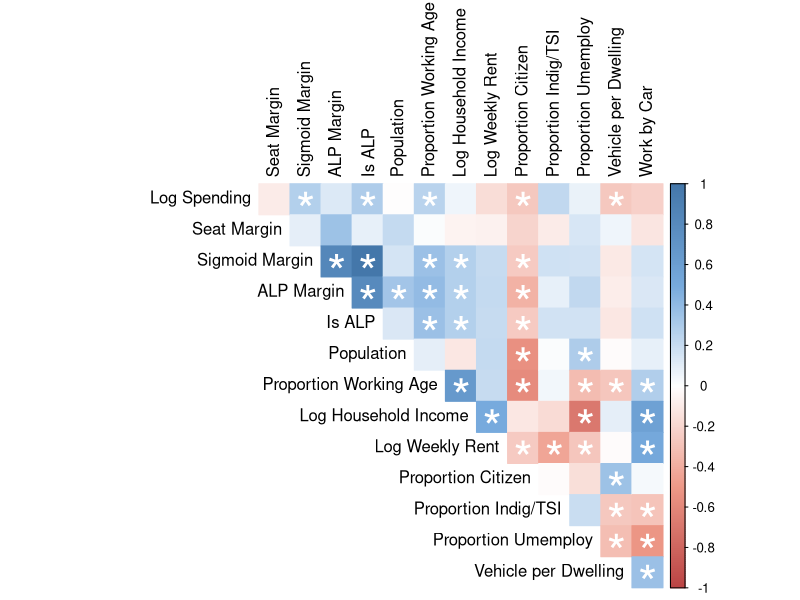
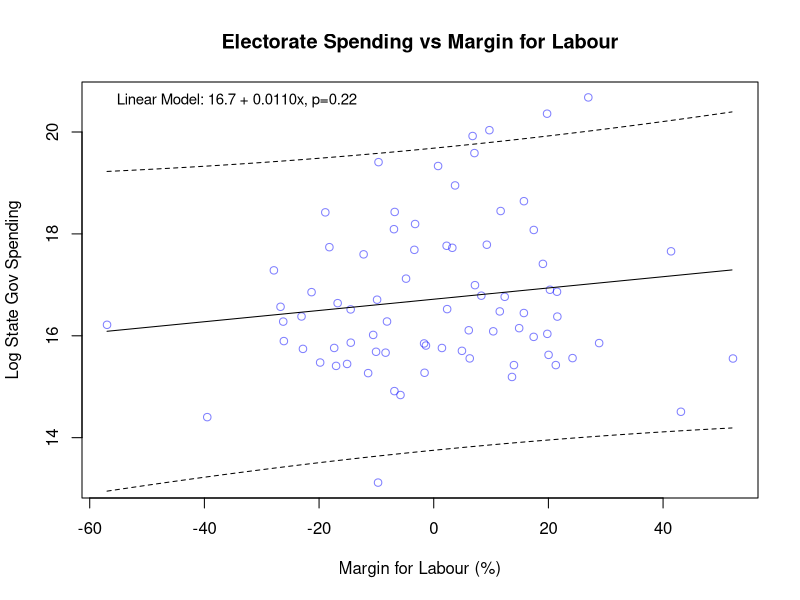
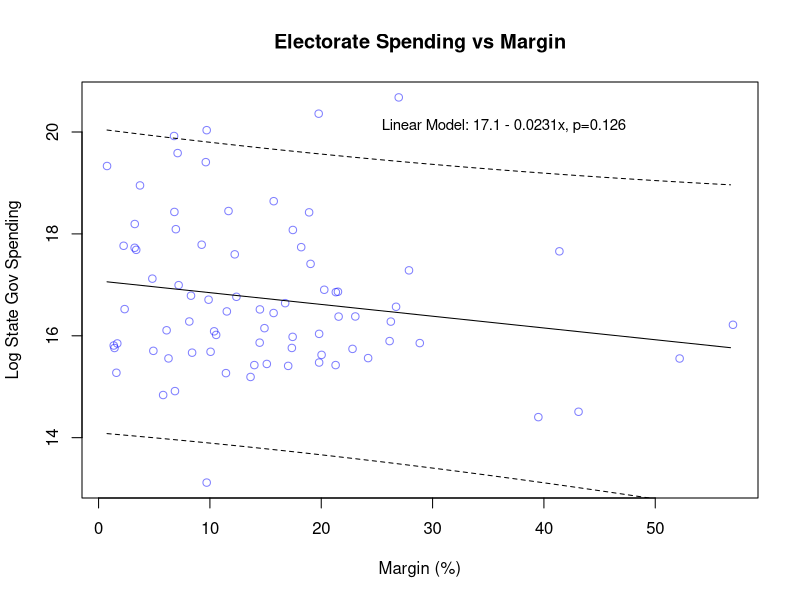
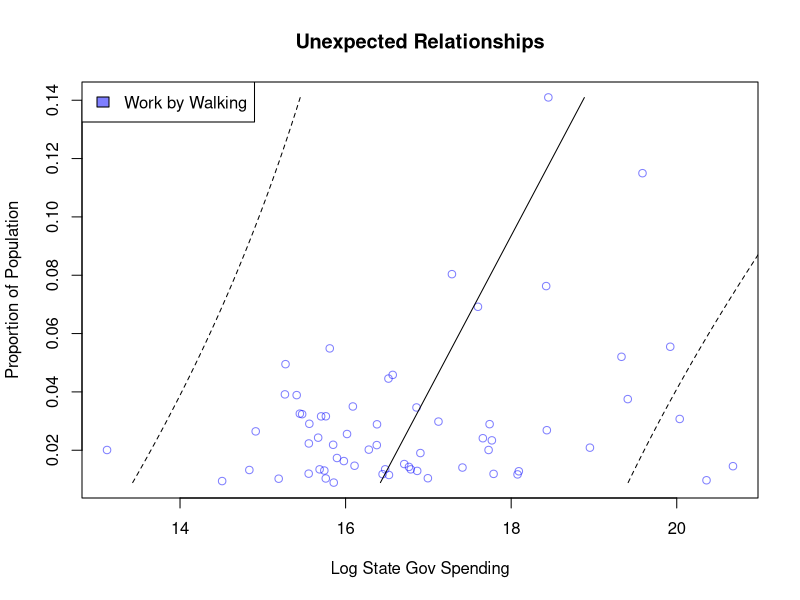
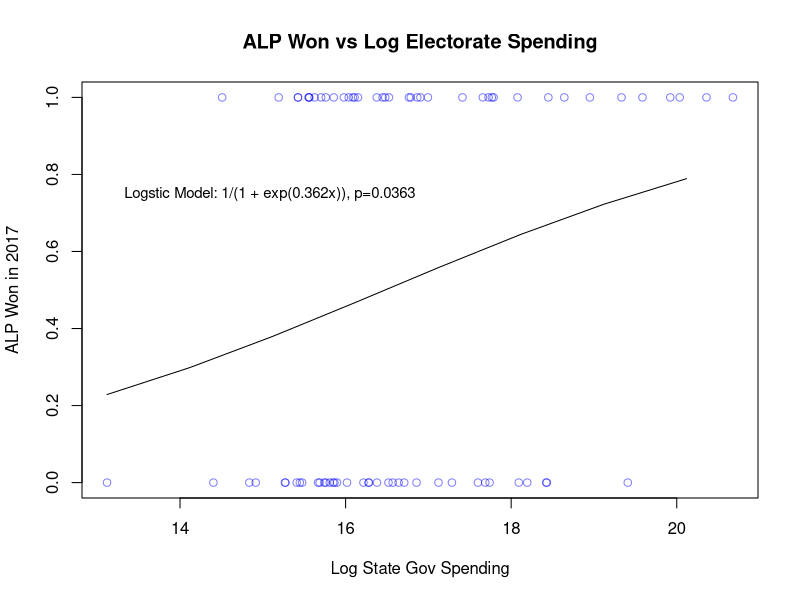
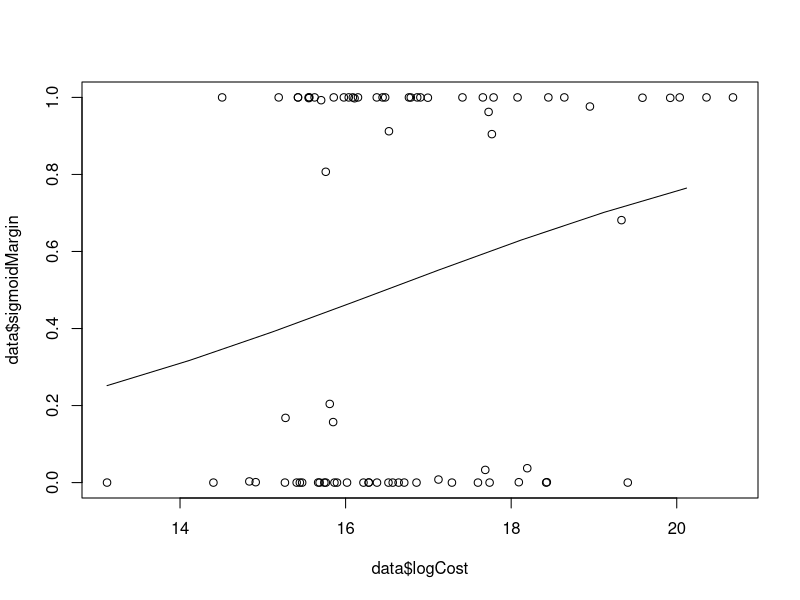
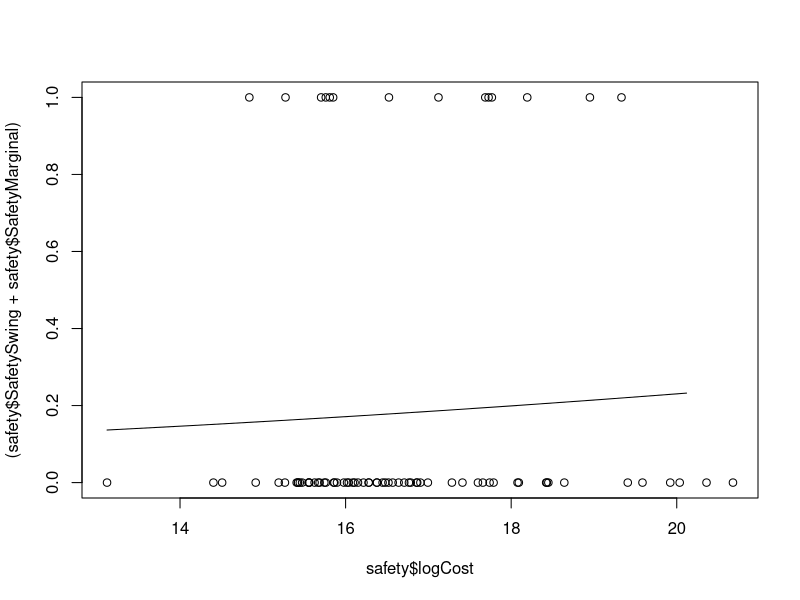

These figures' R source, in order:
setwd("C:\\Users\\Matt\\Documents\\University\\Masters\\DATA7001\\Team Project\\Combine")
data <- read.csv("combined.csv")

# Sigmoid function for logit regression
sigmoid <- function(x) {
  return (1/(1+exp(-x)))
}

# Setup for dataframes
data['logCost'] <- log(data$TotalEstimatedCost)
data['padjLogCost'] <- log(data$TotalEstimatedCost/data$Tot_P)
data['isALP'] <- as.integer(unclass(as.factor(data$Party))==1)
data['sigmoidMargin'] <- sigmoid(data$MarginPower)

safety <- as.data.frame(model.matrix(~Safety, data = data)[,2:4])
safety['SafetyFairly'] <- 1 - rowSums(safety)
safety['logCost'] = data['logCost']


# Produce correlation values with logCost as a way to search
library(Hmisc)

numericData = data[,unlist(lapply(data, is.numeric))]
numericData <- numericData[complete.cases(numericData), ]

corrMatrix = cor(numericData)
logCostCorrVals = as.data.frame(corrMatrix)['logCost']
logCostCorrPvals = as.data.frame(rcorr(as.matrix(numericData), type="pearson")$P)['logCost']
logCostCorr = cbind(logCostCorrVals,logCostCorrPvals)


library(corrplot)
corrData = data.frame(data$logCost,data$Margin, data$sigmoidMargin,
                      data$MarginPower, data$isALP,
                      data$Tot_Population, data$Working_Age,
                      log(data$Median_tot_fam_inc_weekly),
                      log(data$Median_rent_weekly),
                      data$Australian_citizen_P/data$Tot_Population,
                      data$Indig_psns_Torres_Strait_Is_P/data$Tot_Population,
                      data$Unemploy, data$Ave_Motor_Vehicle_per_Dwelling,
                      data$One_method_Car_as_driver_P/data$Tot_Population)
names(corrData) <- c("Log Spending","Seat Margin","Sigmoid Margin","ALP Margin","Is ALP",
                     "Population", "Proportion Working Age", 
                     "Log Household Income","Log Weekly Rent", 
                     "Proportion Citizen", "Proportion Indig/TSI",
                     "Proportion Umemploy", "Vehicle per Dwelling", "Work by Car")
M <- cor(corrData, use = "complete.obs")

# Correlations plot
p_vals_mat <- cor.mtest(corrData, use = "complete.obs")$p
col <- colorRampPalette(c("#BB4444", "#EE9988", "#FFFFFF", "#77AADD", "#4477AA"))
corrplot(M,  method="color", col = col(200), type="upper",
         p.mat = p_vals_mat, insig = "label_sig", sig.level = 0.05, pch.col = "white",
         tl.col = "black", tl.srt = 90, diag = FALSE)


###### Plots and models #####
# Linear models
plot(data$MarginPower,data$logCost, col=rgb(0,0,1,0.5), main = "Electorate Spending vs Margin for Labour", xlab="Margin for Labour (%)", ylab="Log State Gov Spending")
lmfit<-with(data,lm(logCost~MarginPower))
summary(lmfit)
predx = seq(min(data$MarginPower),max(data$MarginPower))
predprobs<-predict(lmfit,data.frame(MarginPower=predx),interval="prediction",level = 0.95,type="response")
lines(predx,predprobs[,1],col="black",lty=1)
lines(predx,predprobs[,2],col="black",lty=2)
lines(predx,predprobs[,3],col="black",lty=2)
legend(x = -60, y = 21, legend=c("Linear Model: 16.7 + 0.0110x, p=0.22"), bty='n', cex=0.9)

plot(data$Margin,data$logCost, col=rgb(0,0,1,0.5), main = "Electorate Spending vs Margin", xlab="Margin (%)", ylab="Log State Gov Spending")
lmfit2<-with(data,lm(logCost~Margin))
summary(lmfit2)
predx2 = seq(min(data$Margin),max(data$Margin))
predprobs2<-predict(lmfit2,data.frame(Margin=predx2),interval="prediction",level = 0.95,type="response")
lines(predx2,predprobs2[,1],col="black",lty=1)
lines(predx2,predprobs2[,2],col="black",lty=2)
lines(predx2,predprobs2[,3],col="black",lty=2)
legend(x = 23, y = 20.5, legend=c("Linear Model: 17.1 - 0.0231x, p=0.126"), bty='n', cex=0.9)

# Plot spurious relationships
plot(data$logCost, data$One_method_Walked_only_P/data$Tot_P, col=rgb(0,0,1,0.5), main = "Unexpected Relationships", xlab="Log State Gov Spending", ylab="Proportion of Population")
#points(data$logCost,data$One_method_Bicycle_P/data$Tot_P, col=rgb(0,0,1,0.5))
#legend("topleft", c("Work by Bicycle", "Work by Walking"),fill=c(rgb(0,0,1,0.5), rgb(1,0,0,0.5)))
legend("topleft", c("Work by Walking"),fill=c(rgb(0,0,1,0.5)))
data['lmfitwalking'] = data$One_method_Walked_only_P/data$Tot_P
lmfit<-with(data,lm(logCost~lmfitwalking))
my.min <- function(x) ifelse( !all(is.na(x)), min(x, na.rm=T), NA)
my.max <- function(x) ifelse( !all(is.na(x)), max(x, na.rm=T), NA)
predx = seq(my.min(data$lmfitwalking),my.max(data$lmfitwalking), by=0.001)
predprobs<-predict(lmfit,data.frame(lmfitwalking=predx),interval="prediction",level = 0.95,type="response")
lines(predprobs[,1],predx,col="black",lty=1)
lines(predprobs[,2],predx,col="black",lty=2)
lines(predprobs[,3],predx,col="black",lty=2)


# Logistic models. Only logfit 1 (isALP) shows statistical significance
plot(data$logCost,data$isALP, col=rgb(0,0,1,0.5), main = "ALP Won vs Log Electorate Spending", xlab="Log State Gov Spending", ylab="ALP Won in 2017")
logfit1 <- glm(isALP~logCost, data=data,family=binomial)
summary(logfit1)
predx = seq(min(data$logCost),max(data$logCost))
predprobs<-predict(logfit1,data.frame(logCost=predx),type="response")
lines(predx,predprobs,col="black",lty=1)
legend(x = 13, y = 0.8, legend=c("Logstic Model: 1/(1 + exp(0.362x)), p=0.0363"), bty='n', cex=0.9)

plot(data$logCost,data$sigmoidMargin)
logfit2 <- glm(sigmoidMargin~logCost, data=data,family=binomial)
summary(logfit2)
predx = seq(min(data$logCost),max(data$logCost))
predprobs<-predict(logfit2,data.frame(logCost=predx),type="response")
lines(predx,predprobs,col="black",lty=1)

plot(safety$logCost,(safety$SafetySwing+safety$SafetyMarginal))
logfit3 <- glm((SafetyMarginal+SafetySwing)~logCost, data=safety,family=binomial)
summary(logfit3)
predx = seq(min(data$logCost),max(data$logCost))
predprobs<-predict(logfit3,data.frame(logCost=predx),type="response")
lines(predx,predprobs,col="black",lty=1)
